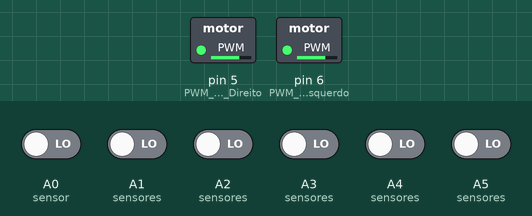
Recording of a sketch running on a simulated Arduino Uno, built with avr-gcc and run on an emulated ATmega328P. Parts: switched loads named in the sketch (green lamp = pin HIGH). The inputs (shaded band) are chosen by the test bench; at power-on: A0 (sensor), A1 (sensores), A2 (sensores), A3 (sensores), A4 (sensores), A5 (sensores) LOW.

Above: at 1.2 s.
1.3 s: A0 (sensor) driven HIGH and A1 (sensores) driven HIGH and A2 (sensores) driven HIGH and A3 (sensores) driven HIGH and A4 (sensores) driven HIGH
At 2.1 s:
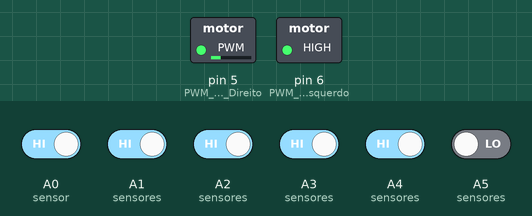
2.8 s: A4 (sensores) driven LOW
At 3.3 s:
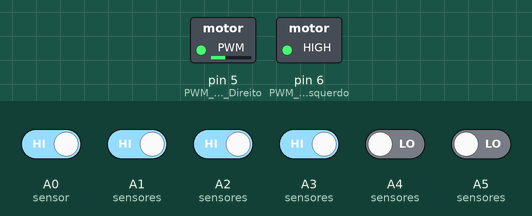
4.3 s: A5 (sensores) driven HIGH
At 5.5 s:
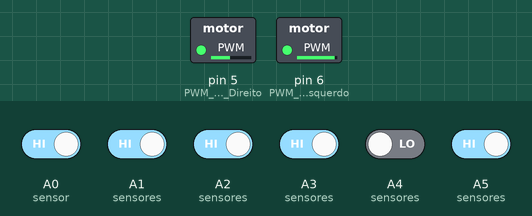
5.8 s: A3 (sensores) driven LOW
At 6.8 s:
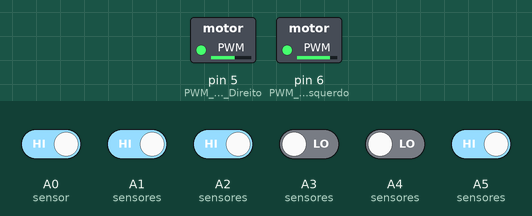
7.3 s: A4 (sensores) driven HIGH
At 7.9 s:
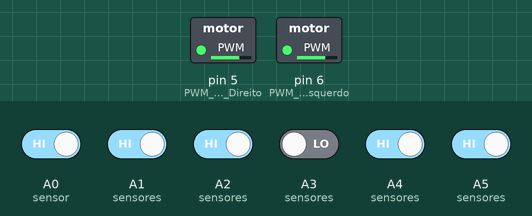
8.8 s: A3 (sensores) driven HIGH
At 9.1 s:
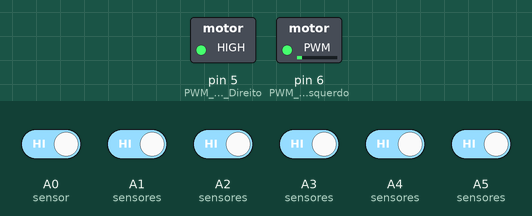
Timing chart, 0 to 11.3 s (numbered marks = the images above; inputs shaded):
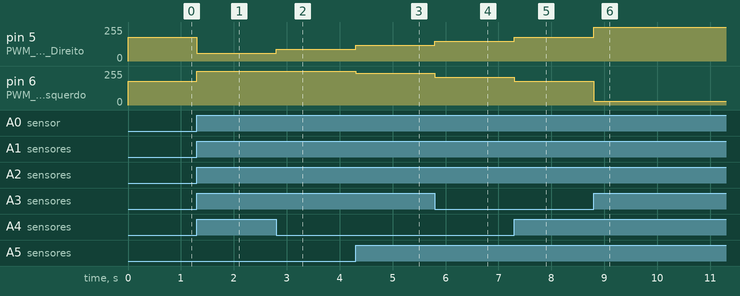

The sketch:

digital.ino
```cpp
#define Faixas_Direita 1000000000000 // numero de faixas na direita que devem ser lidas para o robo parar
#define Kp 30
#define Kd 80
#define Ki 15
#define velocidade_inicial 180
#define tempo_calibracao 5000

float erro = 0, P = 0, I = 0, D = 0, PID = 0, p_erro = 0, p_I = 0;
int a[6] = {0, 0, 0, 0, 0,0};
int media[6] = {0, 0, 0, 0, 0,0};
int sensor[6] = {0, 0, 0, 0, 0,0};
int alto[6] = {0, 0, 0, 0, 0,0};
int baixo[6] = {1000, 1000, 1000, 1000, 1000,1000};
int past_sensor5 = 0; // leitura do sensor da faixa direita
int faixas = 0; // contador de faixas direita
int aux = 0; // variavel auxiliar para a condição de parada
unsigned long tempo_atual = 0, tempo_final = 0;

void sensores(void);
void calcula_pid(void);
void controle_motor(void);
void conta_faixas(void);

void setup(){
  pinMode (A5, INPUT);
  pinMode (A4, INPUT);
  pinMode (A3, INPUT);
  pinMode (A2, INPUT);
  pinMode (A1, INPUT);
  pinMode (A0, INPUT);

  pinMode(5, OUTPUT); //PWM Motor Direito
  pinMode(6, OUTPUT); //PWM Motor Esquerdo

  Serial.begin(9600);
}

void loop(){
  tempo_atual = millis();
  sensores();
  calcula_pid();
  conta_faixas();
  controle_motor();
}

void sensores(){ // função que calcula a media dos valores de cada sensor
// Lendo sensores
  sensor[0] = digitalRead(A5);
  sensor[1] = digitalRead(A4);
  sensor[2] = digitalRead(A3);
  sensor[3] = digitalRead(A2);
  sensor[4] = digitalRead(A1);
  sensor[5] = digitalRead(A0); //sensor direita

  if ((sensor[0] == 1) && (sensor[1] == 1) && (sensor[2] == 1) && (sensor[3] == 1) && (sensor[4] == 0))
    erro = 4;
  else if ((sensor[0] == 1) && (sensor[1] == 1) && (sensor[2] == 1) && (sensor[3] == 0) && (sensor[4] == 0))
    erro = 3;
  else if ((sensor[0] == 1) && (sensor[1] == 1) && (sensor[2] == 1) && (sensor[3] == 0) && (sensor[4] == 1))
    erro = 2;
  else if ((sensor[0] == 1) && (sensor[1] == 1) && (sensor[2] == 0) && (sensor[3] == 0) && (sensor[4] == 1))
    erro = 1;
  else if ((sensor[0] == 1) && (sensor[1] == 1) && (sensor[2] == 0) && (sensor[3] == 1) && (sensor[4] == 1))
    erro = 0;
  else if ((sensor[0] == 1) && (sensor[1] == 0) && (sensor[2] == 0) && (sensor[3] == 1) && (sensor[4] == 1))
    erro = -1;
  else if ((sensor[0] == 1) && (sensor[1] == 0) && (sensor[2] == 1) && (sensor[3] == 1) && (sensor[4] == 1))
    erro = -2;
  else if ((sensor[0] == 0) && (sensor[1] == 0) && (sensor[2] == 1) && (sensor[3] == 1) && (sensor[4] == 1))
    erro = -3;
  else if ((sensor[0] == 0) && (sensor[1] == 1) && (sensor[2] == 1) && (sensor[3] == 1) && (sensor[4] == 1))
    erro = -4;
  else if ((sensor[0] == 1) && (sensor[1] == 1) && (sensor[2] == 1) && (sensor[3] == 1) && (sensor[4] == 1)){
    if(erro <= -4) erro = -5;
    else if(erro = 4) erro = 5;
  }
}

void calcula_pid(){ // função para calcular o PID
  P = erro;
  I = I + p_I;
  D = erro - p_erro;

  PID = (Kp * P) + (Ki * I) + (Kd * D);

  p_I = I;
  p_erro = erro;
}

void controle_motor(){ // função de controle de velocidade dos motores
  // Calculando a velocidade de acordo com o PID
  int motor_esquerdo = velocidade_inicial - PID;
  int motor_direito = velocidade_inicial + PID;

  // Nao pode ultrapassar o maximo e o minimo do PWM
  motor_esquerdo = constrain(motor_esquerdo, 0, 255);
  motor_direito = constrain(motor_direito, 0, 255);

  if (faixas<Faixas_Direita && tempo_atual>=tempo_calibracao){
    analogWrite(6, motor_esquerdo); // Velocidade do motor esquerdo
    analogWrite(5, motor_direito); // Velocidade do motor direito
  }
  if (faixas == Faixas_Direita && aux == 0){
    tempo_final = tempo_atual + 500;
    aux++;
  }
  if (tempo_atual >= tempo_final && aux > 0){
    //Serial.println("PARADO");
    analogWrite(6, 0); // Velocidade do motor esquerdo
    analogWrite(5, 0); //Velocidade do motor direito
  }
  else { // Continua o controle do motor nesses 500 ms
    analogWrite(6, motor_esquerdo);
    analogWrite(5, motor_direito);
  }
}

void conta_faixas(){ // função de contar faixas da direita
  if (past_sensor5 == 0 && sensor[5] == 1 && tempo_atual >= tempo_calibracao){
    faixas++;
  }
  past_sensor5 = sensor[5];
}
```

Measured:
- after the input at 1.3 s, pin 5 (PWM_Motor_Direito): 180/255 → 60/255 at once; pin 6 (PWM_Motor_Esquerdo): 180/255 → 255/255 at once
- after the input at 2.8 s, pin 5 (PWM_Motor_Direito): 60/255 → 90/255 at once
- after the input at 4.3 s, pin 5 (PWM_Motor_Direito): 90/255 → 120/255 at once; pin 6 (PWM_Motor_Esquerdo): 255/255 → 240/255 at once
- after the input at 5.8 s, pin 5 (PWM_Motor_Direito): 120/255 → 150/255 at once; pin 6 (PWM_Motor_Esquerdo): 240/255 → 210/255 at once
- after the input at 7.3 s, pin 5 (PWM_Motor_Direito): 150/255 → 180/255 at once; pin 6 (PWM_Motor_Esquerdo): 210/255 → 180/255 at once
- after the input at 8.8 s, pin 5 (PWM_Motor_Direito): 180/255 → 255/255 at once; pin 6 (PWM_Motor_Esquerdo): 180/255 → 30/255 at once
